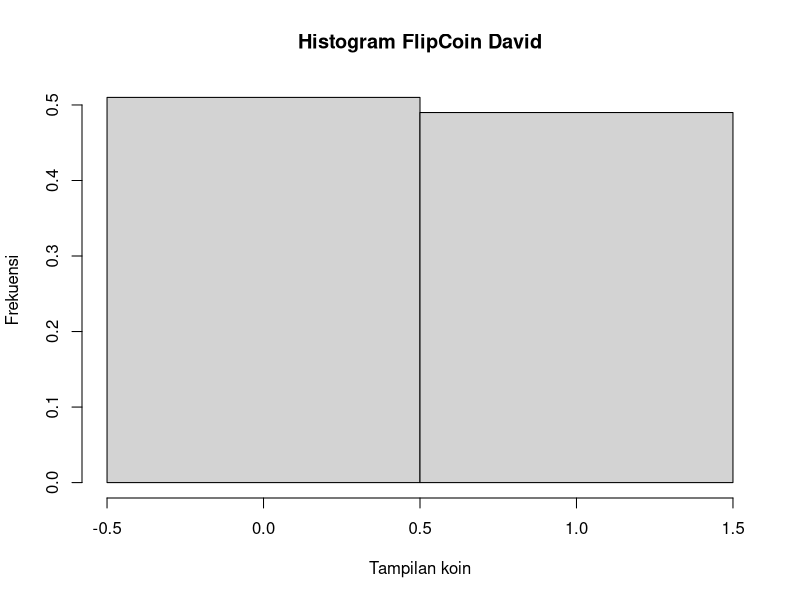
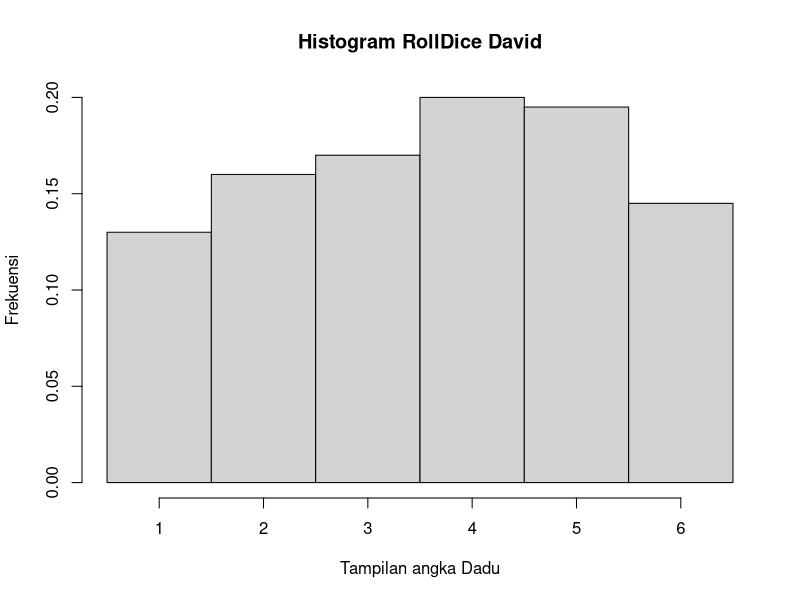

These figures' R source, in order:
FlipCoin = function(n) {
  sample(0:1,n,rep=T)}
no_1 = FlipCoin(100)
no_1
sum(no_1 == 1)
sum(no_1 == 0)
hist(no_1, breaks = c(-0.5,0.5,1.5), prob = T, main = "Histogram FlipCoin David",
     xlab = "Tampilan koin", ylab = "Frekuensi")

head = sum(no_1 == 1)/100
tail = sum(no_1 == 0)/100
data.frame(head,tail)

no_3 = FlipCoin(500)
no_3
sum(no_3 == 1)
sum(no_3 == 0)

RollDie = function(n){
  sample(1:6,n,rep=T)}
no_4 = RollDie(200)
no_4
hist(no_4, breaks=c(0.5,1.5,2.5,3.5,4.5,5.5,6.5), prob=T, main="Histogram RollDice David",
     xlab="Tampilan angka Dadu", ylab="Frekuensi")

angka_1 = sum(no_4 == 1)/200
angka_2 = sum(no_4 == 2)/200
angka_3 = sum(no_4 == 3)/200
angka_4 = sum(no_4 == 4)/200
angka_5 = sum(no_4 == 5)/200
angka_6 = sum(no_4 == 6)/200
data.frame(angka_1,angka_2,angka_3,angka_4,angka_5,angka_6)

no_6 = RollDie(1000)
no_6
sum(no_6 == 1)
sum(no_6 == 2)
sum(no_6 == 3)
sum(no_6 == 4)
sum(no_6 == 5)
sum(no_6 == 6)